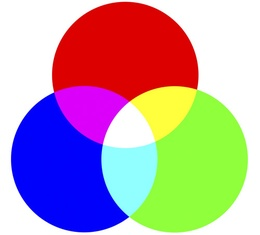
%> input picture image.jpg, 260 x 235 px, shrunk from 500 x 452 before the run
$ octave Fermeture.m   (GNU Octave 9; MATLAB toolbox functions it lacks are replaced by stand-ins)
%> lines starting %> are read from the running program, lines starting %| are printed output that depends on the picture; in (x1, y1, x2, y2) boxes, pixels count from 0 and x2, y2 are one past the last pixel; in counts of white or black regions, pixels touching at a corner belong together; the program's own positions count from 1
clear all
close all
[Image, chemin] = uigetfile('*.png','Choisir l''image noir en blanc à binariser :');
%> the answer given: image.jpg
if ~Image
   error('Image 1 n''a été désigné !')
end
 Mat=imread(Image); % couloir 90,100,95 femme 125
%> Mat is the input picture: size 235x260x3 uint8; mean R, G, B 182.5, 159.4, 170
Dim = size(Mat);
%> Dim = [235 260 3]
%--------- si l'image est en couleur on le converti en noir-blanc ---------
if  (length(Dim)==3)
    Mat = rgb2gray(Mat); % convertir en noir en blanc
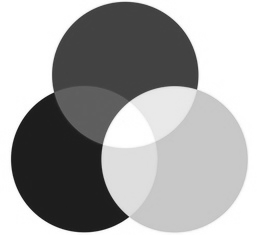
%> Mat: size 235x260 uint8; min 23, max 255, mean 167.6
   % Mat = im2bw(Mat);   % pour binearisation de l'image
end
%--------------------------------------------------------------------------
 Dilat = Mat;
 [m,n]= size(Mat);
%> m = 235; n = 260
histo = zeros(256,1);    % vecteur de taille max de la matrice

%choix = menu('Couleur chercher dans Imge ', 'Noir ',' gris ',' Blanc ')
for i = 1:m
    for j = 1:n
            histo(Mat(i,j)+1) = histo(Mat(i,j)+1) + 1 ;
    end
end
%> after the loop, histo = 256 values, max 20261 at index 255, min 0 at index 1, mean 238.7


%S= input('Entrez le seuil: ');
% ===== // benearisation de l'image //======
seuil = mean(mean(Mat));
%> seuil = 167.6
Dilat = Dilat >= seuil-25;
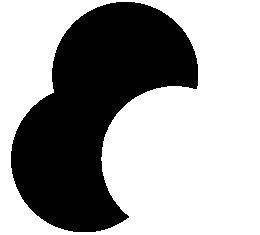
%> Dilat: size 235x260 logical; 62.5% white; 1 black region, box (x1, y1, x2, y2) and area: (11, 2, 198, 232) 22888
Mat = Dilat;
Bin = Dilat;

for t = 1:10 % boucle sur le sucsetion de delatation erosion
Mat = Dilat;
%------------------------- Dilatation ---------------------------------
% creation de l'element de structure ( Cruciforme) %
for k = 2:m-1
    for l = 2:n-1
        if(Dilat(k,l) == Mat(k,l))
            if (Dilat(k,l) == 0)
                Dilat(k-1,l)   = 0;  % 0 = noir et 1 = blanc
                Dilat(k,j-1)   = 0;
                Dilat(k+1,l)   = 0;
                Dilat(k,j+1)   = 0;
            end
        end
    end
end
%----------------------- erosion ---------------------
% creation de l'element de structure ( Cruciforme) %
for k = 2:m-1
    for l = 2:n-1
        if(Dilat(k,l) == Mat(k,l))
            if (Dilat(k,l) == 1)
                Dilat(k-1,l)   = 1;  % 0 = noir et 1 = blanc
                Dilat(k,j-1)   = 1;
                Dilat(k+1,l)   = 1;
                Dilat(k,j+1)   = 1;
            end
        end
    end
end
% ------------- fin de boucle sur dilatation erosion --------------
end
%> this loop made 10 passes
%> pass 2, `Mat = Dilat;`:
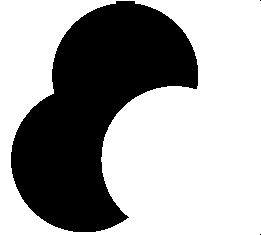
%> Mat: size 235x261 logical; 63% white; 3 black regions (2 under 20 px), largest, box (x1, y1, x2, y2) and area: (11, 1, 198, 232) 22709
%> pass 3, `Mat = Dilat;`:
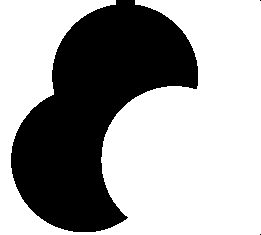
%> Mat: size 235x261 logical; 63.3% white; 3 black regions (2 under 20 px), largest, box (x1, y1, x2, y2) and area: (11, 0, 198, 232) 22530
%> after the loop:
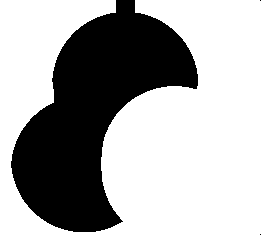
%> Dilat: size 235x261 logical; 65.8% white; 3 black regions (2 under 20 px), largest, box (x1, y1, x2, y2) and area: (11, 0, 198, 232) 20974

% ======= representation graphique des resulats =============
histog = bar(histo);
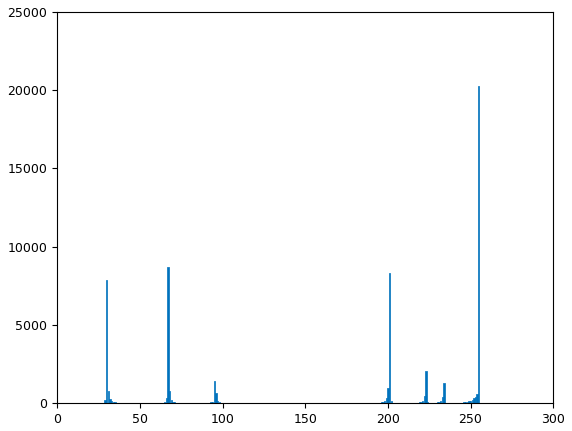
%> figure redrawn from the program's plot data; tallest bar 20261 high, from x = 254.6 to 255.4
figure(1)
subplot(221)
bar(histo);
title('Historgrmme avec LUT ');
subplot(222)
imshow(Bin);
title('image bineaire')
subplot(223)
imhist(Mat);
title('Historgrmme Matlab ');
subplot(2,2,4)
imshow(Dilat)
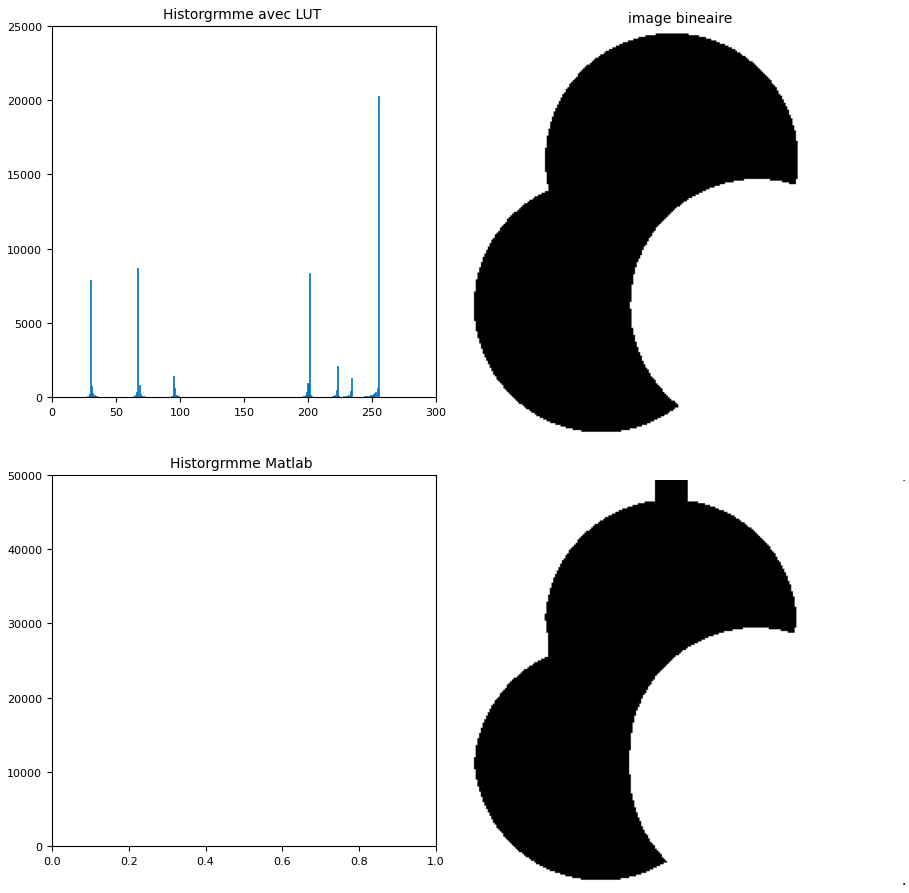
%> figure redrawn from the program's plot data, 4 panels
